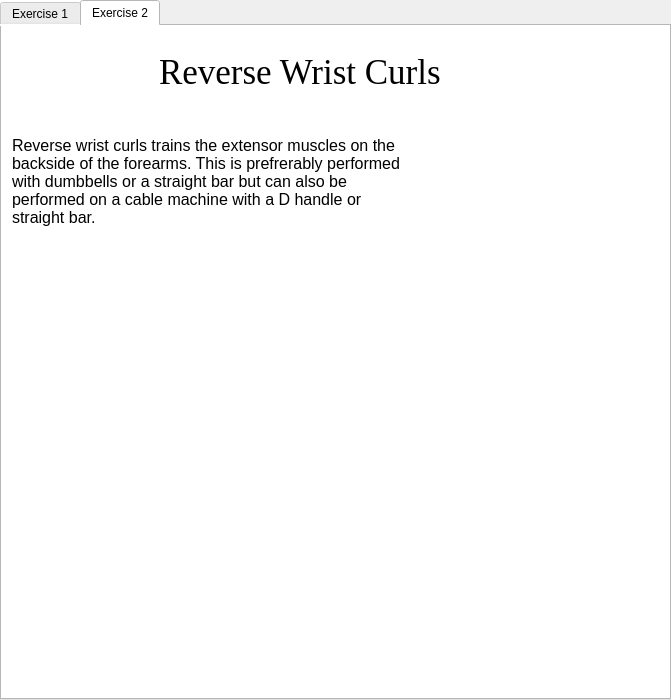
<?xml version="1.0" encoding="UTF-8"?>
<ui version="4.0">
 <class>frms_widget</class>
 <widget class="QWidget" name="frms_widget">
  <property name="geometry">
   <rect>
    <x>0</x>
    <y>0</y>
    <width>671</width>
    <height>700</height>
   </rect>
  </property>
  <property name="minimumSize">
   <size>
    <width>671</width>
    <height>700</height>
   </size>
  </property>
  <property name="maximumSize">
   <size>
    <width>671</width>
    <height>700</height>
   </size>
  </property>
  <property name="windowTitle">
   <string>Form</string>
  </property>
  <widget class="QTabWidget" name="forearms_tab_widget">
   <property name="geometry">
    <rect>
     <x>0</x>
     <y>0</y>
     <width>671</width>
     <height>700</height>
    </rect>
   </property>
   <property name="minimumSize">
    <size>
     <width>671</width>
     <height>700</height>
    </size>
   </property>
   <property name="maximumSize">
    <size>
     <width>671</width>
     <height>700</height>
    </size>
   </property>
   <property name="styleSheet">
    <string notr="true">background-color: rgb(255, 255, 255);</string>
   </property>
   <property name="currentIndex">
    <number>1</number>
   </property>
   <widget class="QWidget" name="exercise_1">
    <attribute name="title">
     <string>Exercise 1</string>
    </attribute>
    <widget class="QLabel" name="frms_exercise_1_title_lbl">
     <property name="geometry">
      <rect>
       <x>225</x>
       <y>10</y>
       <width>231</width>
       <height>71</height>
      </rect>
     </property>
     <property name="minimumSize">
      <size>
       <width>211</width>
       <height>71</height>
      </size>
     </property>
     <property name="maximumSize">
      <size>
       <width>1000</width>
       <height>71</height>
      </size>
     </property>
     <property name="font">
      <font>
       <family>Georgia</family>
       <pointsize>26</pointsize>
      </font>
     </property>
     <property name="text">
      <string>Wrist Curls</string>
     </property>
    </widget>
    <widget class="QLabel" name="frms_exercise_1_msg_lbl">
     <property name="geometry">
      <rect>
       <x>23</x>
       <y>99</y>
       <width>391</width>
       <height>151</height>
      </rect>
     </property>
     <property name="font">
      <font>
       <pointsize>12</pointsize>
      </font>
     </property>
     <property name="text">
      <string>Wrist curls train the flexor muscles on the front, and the anterior side of the forearm. This is preferably performed with dumbbells or a straight bar but can be performed with a D handle or straight bar on the cable machine. </string>
     </property>
     <property name="alignment">
      <set>Qt::AlignLeading|Qt::AlignLeft|Qt::AlignTop</set>
     </property>
     <property name="wordWrap">
      <bool>true</bool>
     </property>
    </widget>
    <widget class="QLabel" name="frms_exercise_1_lbl">
     <property name="geometry">
      <rect>
       <x>90</x>
       <y>260</y>
       <width>491</width>
       <height>371</height>
      </rect>
     </property>
     <property name="text">
      <string/>
     </property>
     <property name="pixmap">
      <pixmap>../../Pictures/forearms_exercise_1.png</pixmap>
     </property>
    </widget>
   </widget>
   <widget class="QWidget" name="exercise_2">
    <attribute name="title">
     <string>Exercise 2</string>
    </attribute>
    <widget class="QLabel" name="frms_exercise_2_title_lbl">
     <property name="geometry">
      <rect>
       <x>157</x>
       <y>10</y>
       <width>391</width>
       <height>71</height>
      </rect>
     </property>
     <property name="minimumSize">
      <size>
       <width>211</width>
       <height>71</height>
      </size>
     </property>
     <property name="maximumSize">
      <size>
       <width>1000</width>
       <height>71</height>
      </size>
     </property>
     <property name="font">
      <font>
       <family>Georgia</family>
       <pointsize>26</pointsize>
      </font>
     </property>
     <property name="text">
      <string>Reverse Wrist Curls</string>
     </property>
    </widget>
    <widget class="QLabel" name="frms_exercise_2_msg_lbl">
     <property name="geometry">
      <rect>
       <x>10</x>
       <y>110</y>
       <width>391</width>
       <height>151</height>
      </rect>
     </property>
     <property name="font">
      <font>
       <pointsize>12</pointsize>
      </font>
     </property>
     <property name="text">
      <string>Reverse wrist curls trains the extensor muscles on the backside of the forearms. This is prefrerably performed with dumbbells or a straight bar but can also be performed on a cable machine with a D handle or straight bar.</string>
     </property>
     <property name="alignment">
      <set>Qt::AlignLeading|Qt::AlignLeft|Qt::AlignTop</set>
     </property>
     <property name="wordWrap">
      <bool>true</bool>
     </property>
    </widget>
    <widget class="QLabel" name="frms_exercise_2_lbl">
     <property name="geometry">
      <rect>
       <x>20</x>
       <y>290</y>
       <width>631</width>
       <height>361</height>
      </rect>
     </property>
     <property name="text">
      <string/>
     </property>
     <property name="pixmap">
      <pixmap>../../Pictures/frms_exercise_2.png</pixmap>
     </property>
    </widget>
   </widget>
  </widget>
 </widget>
 <resources/>
 <connections/>
</ui>
